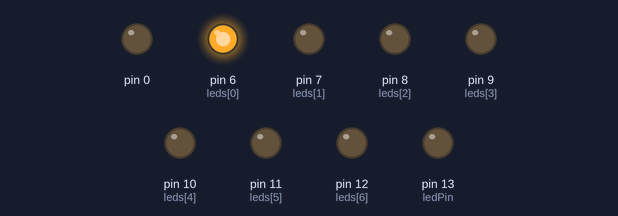
A sketch run on a simulated Arduino Uno, built with avr-gcc and run on an emulated ATmega328P. Shown: output pins drawn as LEDs (lit = HIGH).

Above: at 0.1 s.
At 0.5 s:
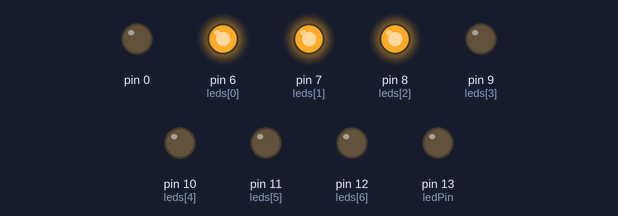
At 0.7 s:
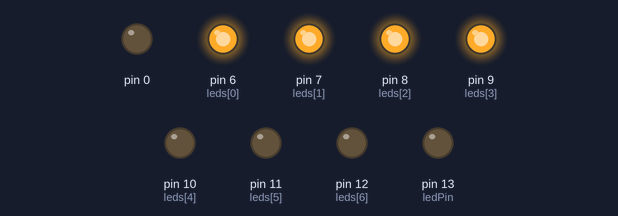
At 1.3 s:
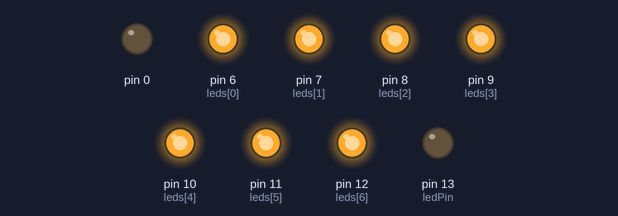
At 2.1 s:
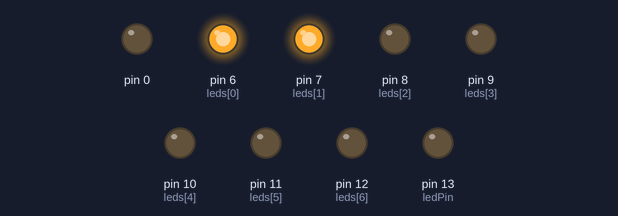
At 2.7 s:
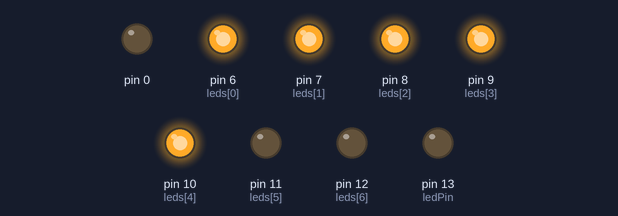
Timing chart, 0 to 3.0 s (numbered marks = the images above):
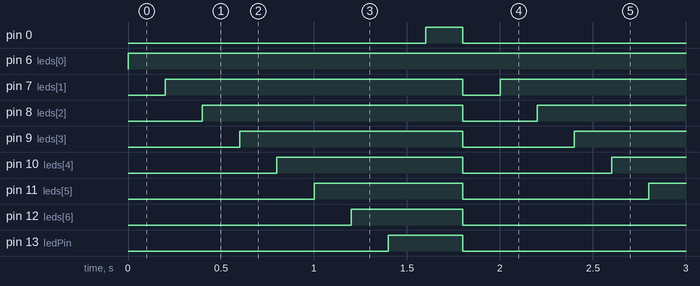

The sketch:

9.ino
```cpp
int leds[8] = {6,7,8,9,10,11,12,13};
void setup(){
  for(int i=0;i<9;i++){
    pinMode(leds[i], OUTPUT);
  }
}
void loop(){
  for(int i = 0;i<9;i++) {
    digitalWrite(leds[i], HIGH);
    delay(200);
  }
  for(int i = 0;i<9;i++) {
    digitalWrite(leds[i],LOW);
  }
}
```

1.cpp
```cpp
#include <Arduino.h>

void setup() {
  pinMode(13, OUTPUT);
}

void loop() {
  digitalWrite(13, HIGH);
  delay(1000);
  digitalWrite(13, LOW);
  delay(1000);
}
```

2.cpp
```cpp
#include <Arduino.h>

void setup() {
    pinMode(13, OUTPUT); // VERMELHO
    pinMode(12, OUTPUT); // AMARELO
    pinMode(8, OUTPUT); // VERDE
}

void loop() {
    digitalWrite(13, HIGH);
    delay(7000);
    digitalWrite(13, LOW);
    digitalWrite(8, HIGH);
    delay(6000);
    digitalWrite(8, LOW);
    digitalWrite(12, HIGH);
    delay(3000);
    digitalWrite(12, LOW);
}
```

6.cpp
```cpp
#include <Arduino.h>

const int buttonPin = 2;
const int ledPin = 13;

void setup() {
    pinMode(ledPin, OUTPUT);
    pinMode(buttonPin, INPUT);
}

void loop() {
    if (digitalRead(buttonPin) == HIGH) {
        digitalWrite(ledPin, HIGH);
    } else {
        digitalWrite(ledPin, LOW);
    }
}
```

Measured:
- by itself, pin 0: alternates HIGH for 0.20 s and LOW for 1.6 s
- by itself, pin 6 (leds[0]): LOW → HIGH at 0.00 s
- by itself, pin 7 (leds[1]): alternates HIGH for 1.6 s and LOW for 0.20 s
- by itself, pin 8 (leds[2]): alternates HIGH for 1.4 s and LOW for 0.40 s
- by itself, pin 9 (leds[3]): alternates HIGH for 1.2 s and LOW for 0.60 s
- by itself, pin 10 (leds[4]): alternates HIGH for 1.0 s and LOW for 0.80 s
- by itself, pin 11 (leds[5]): alternates HIGH for 0.80 s and LOW for 1.0 s
- by itself, pin 12 (leds[6]): alternates HIGH for 0.60 s and LOW for 1.2 s
